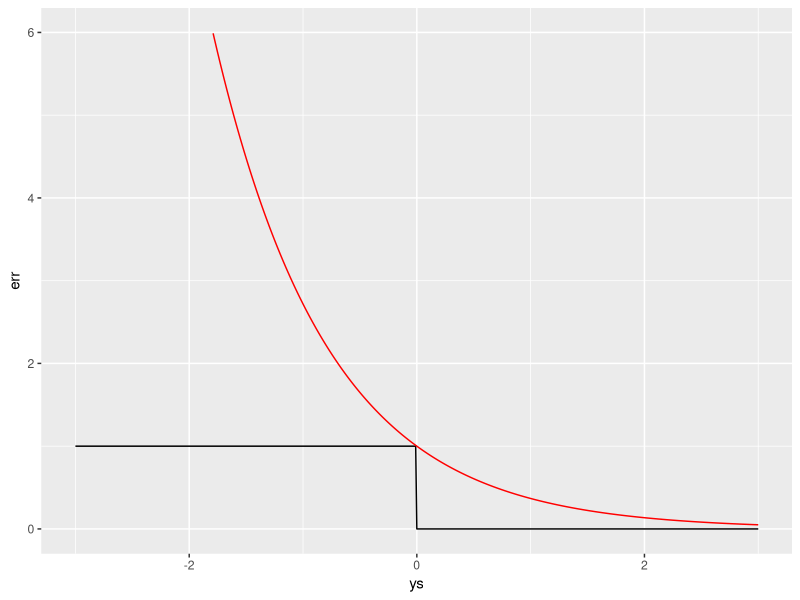

This figure's R source:
## ---- chunk 1
knitr::opts_chunk$set(echo = TRUE, cache = TRUE)
## ---- chunk 2
P <- matrix(c(0,0,1,0,0,1), 2, 3)
P
## ---- chunk 3
library(tidyverse)
x <- seq(-3, 3, 0.01)
err01 <- as.numeric((x < 0))
errada <- exp(-x)
ggplot() +
  geom_line(mapping = aes(x = x, y = err01)) +
  geom_line(mapping = aes(x = x, y = errada), colour = "red") +
  ylim(c(0, 6)) + ylab("err") + xlab("ys")
